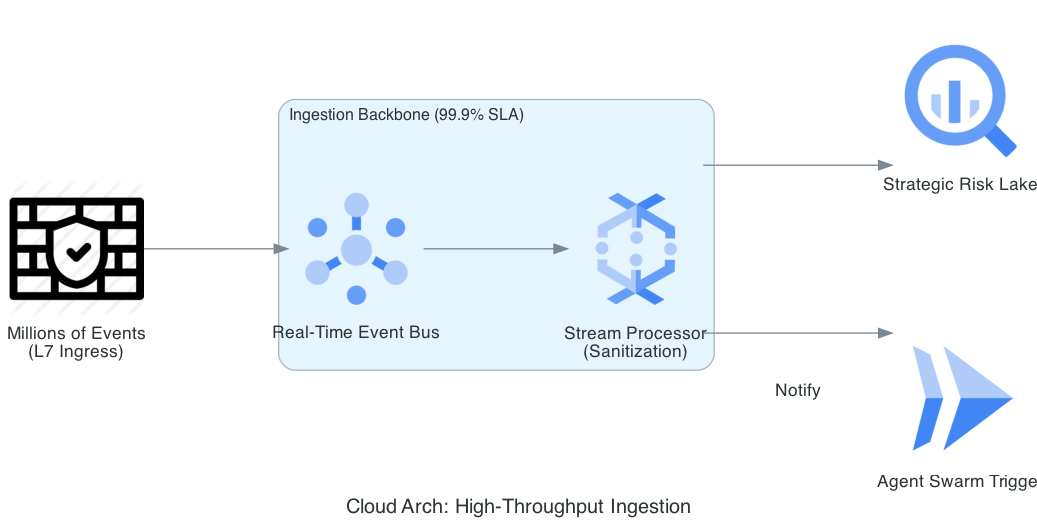

The script that drew this image:
from diagrams import Diagram, Cluster, Edge
from diagrams.gcp.analytics import Pubsub, Dataflow, BigQuery
from diagrams.gcp.compute import Run
from diagrams.generic.network import Firewall

graph_attr = {
    "pad": "0.1",
    "nodesep": "1.2",
    "ranksep": "1.5",
    "bgcolor": "transparent"
}

with Diagram(
    "Cloud Arch: High-Throughput Ingestion", 
    show=False, 
    filename="risk_ingestion_blueprint", 
    direction="LR", 
    graph_attr=graph_attr
):
    events = Firewall("Millions of Events\n(L7 Ingress)")
    
    with Cluster("Ingestion Backbone (99.9% SLA)"):
        bus = Pubsub("Real-Time Event Bus")
        stream = Dataflow("Stream Processor\n(Sanitization)")
        
    storage = BigQuery("Strategic Risk Lake")
    swarm = Run("Agent Swarm Trigger")

    events >> bus >> stream
    stream >> storage
    stream >> Edge(label="Notify") >> swarm
